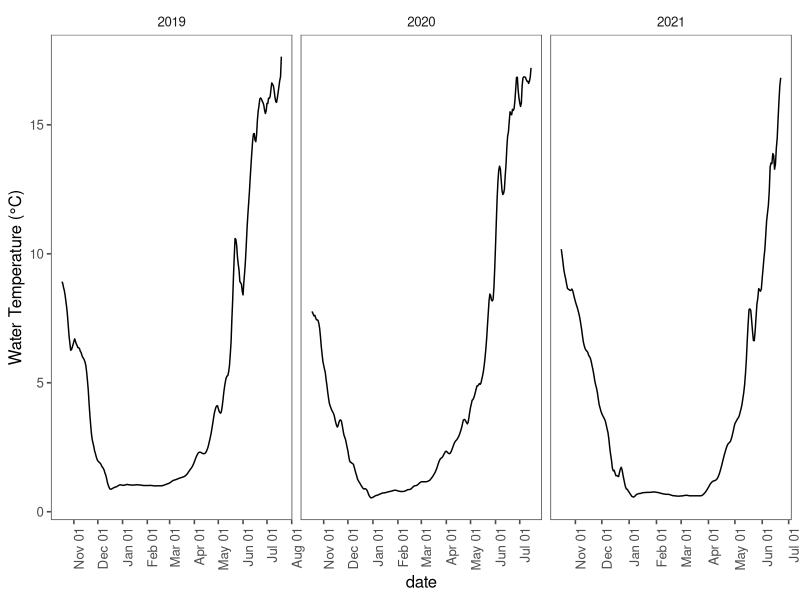

Reproduce this figure in R. (Note: this script raises an error after producing the figure.)
#### CLEAR THE ENVIRONMENT FIRST ---------------------------------------------

rm(list = ls(all.names = TRUE))


#### LOAD PACKAGES -----------------------------------------------------------

library(tidyverse)
library(ggplot2)
library(lubridate)
library(ggthemes)
library(data.table)
library(readxl)
library(gridExtra)
library(grid)
library(cowplot)


#### LOAD TEMPERATURE DATA -----------------------------------------------------------------------

temp.1 <- read_excel("data/lake-konnevesi-lavaretus/lake-konnevesi-temperature.xlsx", sheet = "2019") %>% filter(depth_m == 4.5, !is.na(temp_c))
temp.2 <- read_excel("data/lake-konnevesi-lavaretus/lake-konnevesi-temperature.xlsx", sheet = "2020") %>% filter(depth_m == 4.5, !is.na(temp_c))
temp.3 <- read_excel("data/lake-konnevesi-lavaretus/lake-konnevesi-temperature.xlsx", sheet = "2021") %>% filter(depth_m == 4.5, !is.na(temp_c))

temp.all <- bind_rows(temp.1, temp.2, temp.3) %>% 
  mutate(yday = yday(date))
rm(temp.1, temp.2, temp.3)

## Calculate a 5-day center moving average to smooth temperature curve
## Smoothing prevents issues below trying to find the start and stop from large daily temp deviations
temp.all.ma <- temp.all %>% group_by(year) %>% 
  mutate(temp.ma_c = frollmean(temp_c, n = 5, align = "center")) %>% 
  filter(!is.na(temp.ma_c))

## 
ggplot(temp.all.ma, aes(x = date, y = temp.ma_c)) + 
  geom_line() + theme_few() + 
  ylab('Water Temperature (°C)') + 
  scale_x_datetime(date_breaks = "1 month", date_labels =  "%b %d") + 
  theme(axis.text.x = element_text(angle = 90, hjust = 1))  + 
  facet_wrap(~year, scales = "free_x")


#### CALCULATE MEAN SPAWNING DATE ----------------------------------------------------------------

spawn.start <- read_excel("data/lake-konnevesi-lavaretus/lake-konnevesi-spawning-lavaretus.xlsx", sheet = "lake-konnevesi-spawning") %>%
  group_by(year) %>% 
  filter(row_number() == 1) %>% 
  select(year, start.date = date)
spawn.end <- read_excel("data/lake-konnevesi-lavaretus/lake-konnevesi-spawning-lavaretus.xlsx", sheet = "lake-konnevesi-spawning") %>%
  group_by(year) %>% 
  filter(row_number() == n()) %>% 
  select(year, end.date = date)
spawn <- left_join(spawn.start, spawn.end)


## Combine start and end dates; Filter to each day in spawning period
mu.spawn <- temp.all.ma %>% 
  left_join(spawn) %>% 
  group_by(year) %>% 
  filter(date >= start.date, date <= end.date) %>% 
  summarize(mu.spawn.date = mean(date))


#### CALCULATE MEAN HATCHING DATE ----------------------------------------------------------------

mu.hatch <- read_excel("data/lake-konnevesi-lavaretus/lake-konnevesi-hatching-lavaretus.xlsx", sheet = "lake-konnevesi-hatching") %>% 
  group_by(year) %>% 
  summarize(mu.hatch.date = as.Date(mean(date), format = "%Y-%m-%d"))


#### FILTER TEMP PROFILES BY SPAWNING AND HATCHING DATES -----------------------------------------

temp.inc <- temp.all.ma %>% left_join(mu.spawn) %>%
  left_join(mu.hatch) %>% 
  group_by(year) %>% 
  filter(date >= mu.spawn.date, date <= mu.hatch.date) %>% 
  select(-mu.spawn.date, -mu.hatch.date)

## Find ADD at hatch
temp.ADD <- temp.inc %>% group_by(year) %>% 
  mutate(ADD = cumsum(temp.ma_c)) %>% 
  filter(ADD == max(ADD)) %>% 
  select(date, year, temp.ma_c, ADD)


#### EUROPEAN WHITEFISH MODELS -------------------------------------------------------------------

## Polynomial: y = a + bx + cx^2
## Semilog: log10(y) = log10(a) + log10(b)x + log10(c)x^2
## Antilog: 10^(log(y))

## Eckmann, 1987
model.EK <- read_excel("data/model-structural-parameters.xlsx", sheet = "coefficients") %>% 
  filter(lake == "Lake Constance", species == "lavaretus macrophthalmus")

## Take antilog from daily semilog output, accumulate across days
model.EK.perc <- temp.all.ma %>% left_join(mu.spawn) %>% 
  group_by(year) %>% 
  filter(date >= mu.spawn.date) %>% 
  mutate(perc.day = (10^(model.EK$a + model.EK$b * temp.ma_c + model.EK$c * temp.ma_c^2))*100,
         perc.cum = cumsum(perc.day)) %>% 
  filter(perc.cum <= 100) %>%
  mutate(ADD = cumsum(temp.ma_c))

model.EK.perc.max <- model.EK.perc %>% group_by(year) %>% 
  filter(perc.cum == max(perc.cum)) %>% 
  select(date, year, temp.ma_c, ADD) %>% 
  mutate(model = "EK")


## Stewart et al. 2021
model.konnevesi <- read_excel("data/model-structural-parameters.xlsx", sheet = "coefficients") %>% 
  filter(lake == "Lake Southern Konnevesi", species == "lavaretus")

## Take antilog from daily semilog output, accumulate across days
model.ST.perc <- temp.all.ma %>% left_join(mu.spawn) %>% 
  group_by(year) %>% 
  filter(date >= mu.spawn.date) %>% 
  mutate(perc.day = (10^(model.konnevesi$a + model.konnevesi$b * temp.ma_c + model.konnevesi$c * temp.ma_c^2))*100,
         perc.cum = cumsum(perc.day),) %>% 
  filter(perc.cum <= 100) %>%
  mutate(ADD = cumsum(temp.ma_c))

model.ST.perc.max <- model.ST.perc %>% group_by(year) %>% 
  filter(perc.cum == max(perc.cum)) %>% 
  select(date, year, temp.ma_c, ADD) %>% 
  mutate(model = "ST")


#### COMBINE ALL MODEL HATCHING ESTIMATES --------------------------------------------------------

model.hatching.all <- temp.ADD %>% 
  mutate(model = "EP") %>% 
  bind_rows(., model.ST.perc.max, model.EK.perc.max) %>% 
  mutate(model = factor(model, ordered = TRUE, levels = c("EP", "ST", "EK")),
         yday = yday(date))

model.hatching.all.comp <- model.hatching.all %>% 
  group_by(model) %>% 
  summarize(mean.yday = mean(yday)) %>% 
  select(model, mean.yday) %>% 
  pivot_wider(names_from = model, values_from = mean.yday) %>% 
  mutate(diff = EP-ST)



temp.spawn.obs <- read_excel("data/lake-konnevesi-lavaretus/lake-konnevesi-spawning-lavaretus.xlsx", sheet = "lake-konnevesi-spawning") %>% 
  group_by(year) %>% 
  filter(row_number() == 1 | row_number() == n()) %>% 
  mutate(hatch.date = rep(c("start.spawn", "end.spawn"), each = 1)) %>% 
  select(-month, -day) %>% 
  pivot_wider(names_from = hatch.date, values_from = date) %>% 
  left_join(temp.all.ma) %>% 
  filter(date >= start.spawn, date <= end.spawn)

temp.hatch.obs <- read_excel("data/lake-konnevesi-lavaretus/lake-konnevesi-hatching-lavaretus.xlsx", sheet = "lake-konnevesi-hatching") %>% 
  group_by(year) %>% 
  filter(row_number() == 1 | row_number() == n()) %>% 
  mutate(hatch.date = rep(c("start.hatch", "end.hatch"), each = 1)) %>% 
  select(-month, -day) %>% 
  pivot_wider(names_from = hatch.date, values_from = date) %>% 
  left_join(temp.all.ma) %>% 
  filter(date >= start.hatch, date <= end.hatch)


#### VISUALIZATIONS ------------------------------------------------------------------------------

ggplot(temp.all.ma, aes(x = date, y = temp.ma_c)) + 
  geom_line(size = 0.8) +
  geom_line(data = temp.spawn.obs, color = "lightsalmon") +
  geom_line(data = temp.hatch.obs, color = "lightsalmon") +
  geom_point(data = filter(model.hatching.all, model != "EP"), aes(x = as.POSIXct(date), y = temp.ma_c, fill = model, shape = model), size = 3) +
  scale_shape_manual("", values = c(22, 23),
                     labels = c("Stewart et al., 2021  ", "Eckmann, 1987")) +
  scale_fill_manual("", values = c("cornflowerblue", "forestgreen"),
                    labels = c("Stewart et al., 2021  ", "Eckmann, 1987")) +
  scale_x_datetime(date_breaks = "1 month", date_labels =  "%b %d") + 
  labs(y = "Water Temperature (°C)") + 
  theme_few() + 
  theme(axis.text.x = element_text(angle = 45, hjust = 1),
        axis.text = element_text(size = 12),
        axis.title.y = element_text(size = 15),
        axis.title.x = element_blank(),
        legend.position = "top", 
        legend.text = element_text(size = 15),
        strip.text = element_text(size = 12),
        panel.spacing = unit(1, "lines")) + 
  facet_wrap(~year, scales = "free_x")

ggsave("figures/lake-konnevesi/lake-konnevesi-lavaretus-model-comparison.png", height = 5.5, width = 9.5, dpi = 300)


plot.add <- ggplot(model.hatching.all, aes(x = factor(year), y = ADD, group = model)) +
  geom_point(aes(fill = model, shape = model), size = 3) + 
  scale_shape_manual("", values = c(21, 22, 23),
                     labels = c("Empirical Hatching  ", "Stewart et al., 2021  ", "Eckmann, 1987")) +
  scale_fill_manual("", values = c("lightsalmon", "cornflowerblue", "forestgreen"),
                    labels = c("Empirical Hatching  ", "Stewart et al., 2021  ", "Eckmann, 1987")) +
  labs(y = "Degree-days") +
  theme_few() + 
  theme(axis.text.x = element_text(angle = 45, hjust = 1),
        axis.text = element_text(size = 12),
        axis.title.y = element_text(size = 15),
        axis.title.x = element_blank(),
        legend.position = "top", 
        legend.text = element_text(size = 15),
        strip.text = element_text(size = 12),
        panel.spacing = unit(1, "lines"))

plot.date <- ggplot(model.hatching.all, aes(x = factor(year), y = yday, group = model)) +
  geom_point(aes(fill = model, shape = model), size = 3) + 
  scale_shape_manual("", values = c(21, 22, 23),
                     labels = c("Empirical Hatching  ", "Stewart et al., 2021  ", "Eckmann, 1987")) +
  scale_fill_manual("", values = c("lightsalmon", "cornflowerblue", "forestgreen"),
                    labels = c("Empirical Hatching  ", "Stewart et al., 2021  ", "Eckmann, 1987")) +
  labs(y = "Julian Date") +
  theme_few() + 
  theme(axis.text.x = element_text(angle = 45, hjust = 1),
        axis.text = element_text(size = 12),
        axis.title.y = element_text(size = 15),
        axis.title.x = element_blank(),
        legend.position = "top", 
        legend.text = element_text(size = 15),
        strip.text = element_text(size = 12),
        panel.spacing = unit(1, "lines"))

## Combine all figures
plot.all <- grid.arrange(
  arrangeGrob(get_legend(plot.add),
              nrow = 1,
              ncol = 1),
  arrangeGrob(
    arrangeGrob(plot.add + theme(legend.position = "none", axis.title.x = element_blank()),
                nrow = 1),
    arrangeGrob(plot.date + theme(legend.position = "none", axis.title.x = element_blank()), 
                nrow = 1),
    ncol = 2,
    widths = c(1, 1)
  ),
  heights = c(0.05, 1.0)
)

#ggsave("figures/lake-konnevesi/lake-konnevesi-model-comparison-point.png", plot = plot.all, width = 8, height = 5, dpi = 300)

